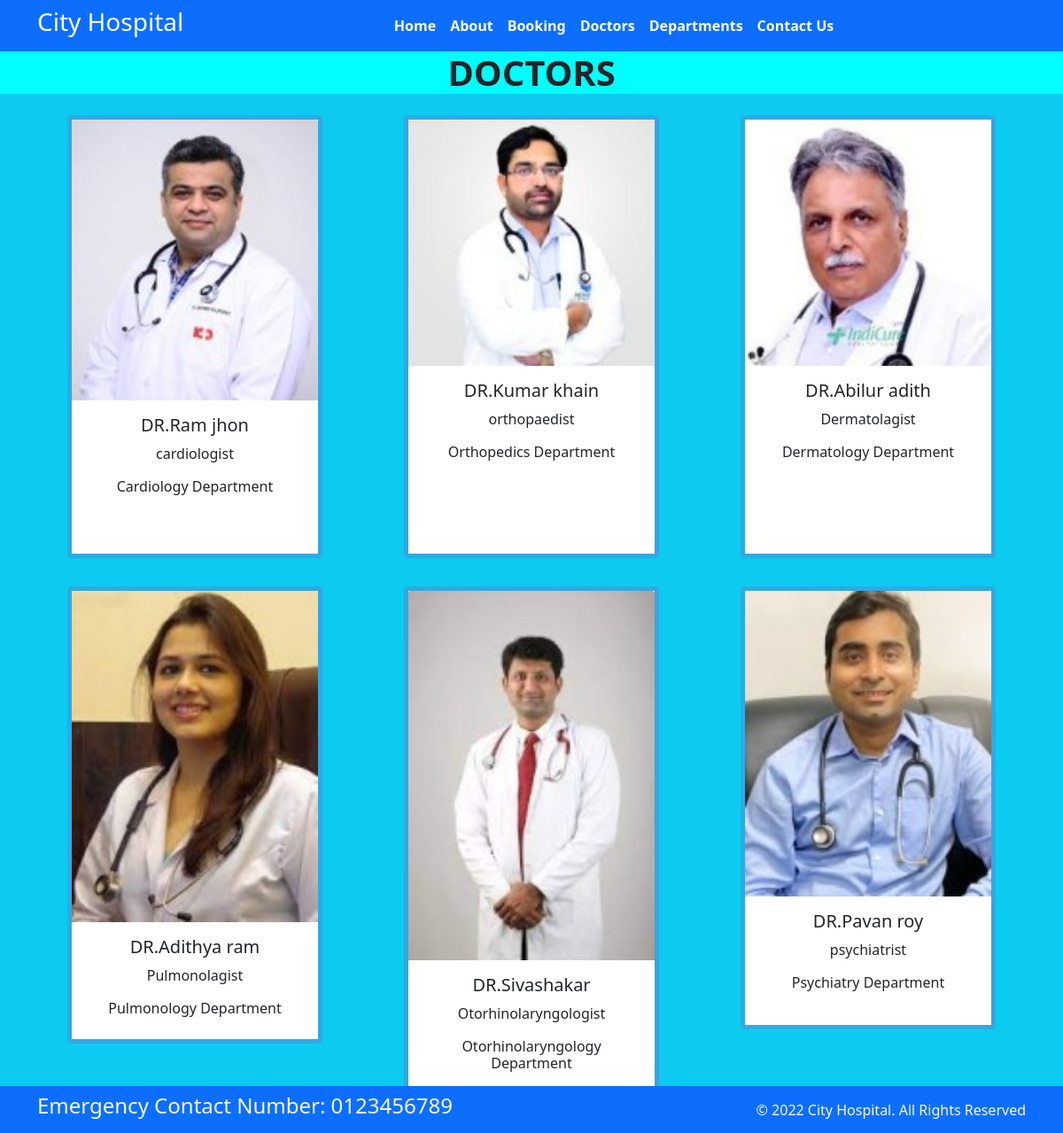
Screenshot of /doctor/ with the database file from the repository.
### hp_app/models.py (models this page shows, shortened)
class Doctor(models.Model):
    doc_name = models.CharField(max_length=200)
    doc_spec = models.CharField(max_length=200)
    dep_name = models.ForeignKey(Department,on_delete=models.CASCADE)
    doc_image = models.ImageField(upload_to='doctors')

class Department(models.Model):
    dep_name = models.CharField(max_length=100)
    dep_description =models.TextField()
    def __str__(self):
        return self.dep_name

### hp_app/views.py (the view)
# urls.py: path('doctor/',views.doctor,name='doctor')
def doctor(request):
     dict_dept={
        'doctor': Doctor.objects.all()
        }
     return render(request,'doctor.html',dict_dept)

### templates/doctor.html (shortened to what this page needs)
{% extends 'base.html' %}
{% block content %}
{% load static %}
<h1 class="dr text-center fw-bold ">DOCTORS</h1>
<div class="container text-center mb-4">
    <div class="row">
{% for dr in doctor%}
<div class="col">
<div class="card text-center mx-3 my-3" style="width: 18rem; min-height: 500px; display: inline-block; border-color: rgb(48, 169, 225); border-width:5px ;">
    <img src="{{ dr.doc_image.url}}" class="card-img-top" alt="..." >
    <div class="card-body">
      <h5 class="card-title"> DR.{{ dr.doc_name}}</h5>
      <p class="card-text">{{ dr.doc_spec}}</p>
      <h6>{{ dr.dep_name}} Department</h6>
    </div>
  </div>
</div>
{%  endfor %}
</div>
</div>
{% endblock %}

### templates/base.html (shortened to what this page needs)
{% load static %}
<!DOCTYPE html>
<html>
  <head>
    <link rel="stylesheet"
      href=" https://cdn.jsdelivr.net/npm/bootstrap@5.1.3/dist/css/bootstrap.min.css ">
    <link rel="stylesheet"
      href="https://use.fontawesome.com/releases/v5.2.0/css/all.css">
      <link rel="stylesheet"
      href="{% static '/css/style.css'%}">
  </head>
  </head>
  <body class="bg-info">
    <nav class="navbar bg-primary navbar-expand-md ">
      <div class="container">
        <div class="col-2 text-left pl-md-0">
          <h3 class="text-white"> City Hospital </h3>
        </div>
        <div
          class="collapse navbar-collapse justify-content-center col-md-8 navbar-collapse-3">
          <ul class="navbar-nav justify-content-center  fw-bold">
            <li class="nav-item active">
              <a class="nav-link text-white" href="{% url 'index' %}">Home </a>
            </li>
            <li class="nav-item">
              <a class="nav-link text-white" href="{% url 'about' %}">About</a>
            </li>
            <li class="nav-item">
              <a class="nav-link text-white" href="{% url 'booking' %}">Booking</a>
            </li>
            <li class="nav-item">
              <a class="nav-link text-white" href="{% url 'doctor' %}">Doctors</a>
            </li>
			 <li class="nav-item">
              <a class="nav-link text-white" href="{% url 'department' %}">Departments</a>
            </li>
            <li class="nav-item">
              <a class="nav-link text-white" href="{% url 'contact'  %}">Contact Us</a>
            </li>
          </ul>
        </div>
      </div>
    </nav>
    {% block content %}
    {% endblock %}
    <section class="fixed-bottom">
      <footer class="pt-2 pb-2  bg-primary text-light">
        <div class="container">
          <div class="row align-items-center">
            <div class="col-12 col-md-8">
              <h4>Emergency Contact Number: 0123456789</h4>
            </div>
            <div class="col-12 col-md-4 mt-4 mt-md-0 text-center text-md-end">
              © 2022 City Hospital. All Rights Reserved
            </div>
          </div>
        </div>
      </footer>
    </section>
  </body>
</html>

### static/css/style.css (style rules this page uses)
.dr { background-color: aqua; }

### rows the page displays
Doctor: doc_image (picture), doc_name "Ram jhon", doc_spec "cardiologist", dep_name "Cardiology"
Doctor: doc_image (picture), doc_name "Kumar khain", doc_spec "orthopaedist", dep_name "Orthopedics"
Doctor: doc_image (picture), doc_name "Abilur adith", doc_spec "Dermatolagist", dep_name "Dermatology"
Doctor: doc_image (picture), doc_name "Adithya ram", doc_spec "Pulmonolagist", dep_name "Pulmonology"
Doctor: doc_image (picture), doc_name "Sivashakar", doc_spec "Otorhinolaryngologist", dep_name "Otorhinolaryngology"
Doctor: doc_image (picture), doc_name "Pavan roy", doc_spec "psychiatrist", dep_name "Psychiatry"
